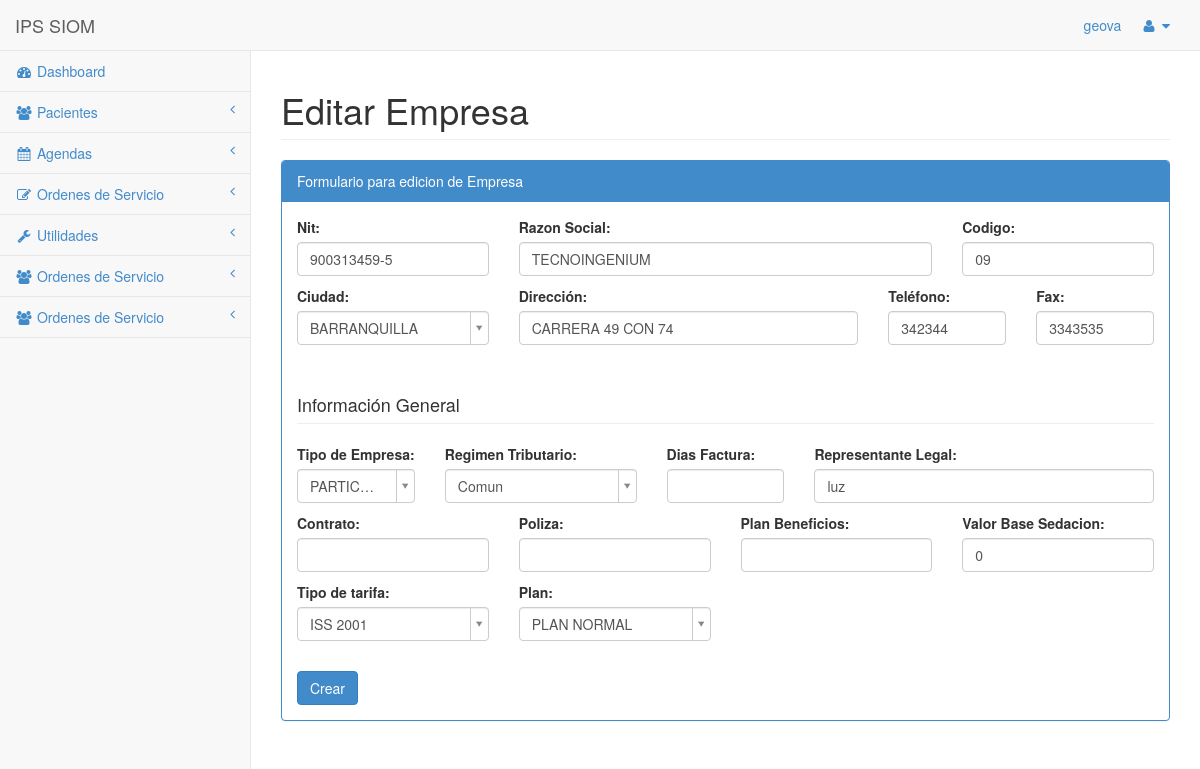
/edit/empresas/1/ (signed in), run on the app's committed database.
### mysite/apps/organizaciones/models.py (models this page shows, shortened)
class empresas(models.Model):
	opciones = (
		('C', 'Comun'),
 		('S', 'Simplificado'),
 		('N', 'No Aplica'),
    )
	opciones2 = (
		('1', 'ISS 2001'),
		('2', 'ISS 2004'),
    )
	nit   = models.CharField(max_length=30)
	razon   = models.CharField(max_length=50)
	codigo   = models.CharField(max_length=10)
	direccion   = models.CharField(max_length=50)
	telefono     = models.CharField(max_length=20)
	fax    = models.CharField(max_length=20, null=True, blank=True)
	ciudad	= models.ForeignKey(departamentos,related_name='ciudad_empresas',verbose_name=u'Ciudad')
	representante   = models.CharField(max_length=50)
	tipo  =  models.ForeignKey(tipo_empresa,related_name='tipo_empresas',verbose_name=u'Tipo Empresa')
	contrato  = models.CharField(max_length=8,null=True, blank=True)
	poliza  = models.CharField(max_length=8,null=True, blank=True)
	dias = models.IntegerField(verbose_name='Días Vence Factura',null=True, blank=True)
	tipo_tarifa = models.CharField(max_length=1, choices=opciones2,default='1', verbose_name=u'Tipo de Tarifa')
	plan_beneficios	= models.CharField(max_length=20, null=True, blank=True)
	drogas = models.BooleanField(default=False)
	suministros = models.BooleanField(default=False)
	eps = models.BooleanField(default=False)
	retiene_copago = models.BooleanField(default=False)
	regimen = models.CharField(max_length=1, choices=opciones,default='C', verbose_name=u'Estado')
	autoretenedor = models.BooleanField(default=False)
	plan =  models.ForeignKey(planes_salud,related_name='empresas_plan',verbose_name=u'Plan')
	valor_sedacion = models.PositiveIntegerField(verbose_name='Costo Base de Sedacion',default=0,null=True, blank=True)

### mysite/apps/organizaciones/views.py (the view, shortened to what this page needs)
# urls.py: url(r'^edit/empresas/(?P<id_prod>.*)/$','edit_empresas_view',name= "vista_editar_empresas"),
@login_required(login_url=URL_LOGIN)
def edit_empresas_view(request,id_prod):
	getempresa = empresas.objects.get(pk=id_prod)
	form = addEmpresaForm(instance=getempresa)
	ctx = {'form':form}
	return render_to_response('citas/editEmpresa.html',ctx,context_instance=RequestContext(request))

### mysite/apps/home/models.py (called while the page is built)
	def __unicode__(self):
		return self.nombre_municipio

### mysite/apps/organizaciones/models.py (called while the page is built)
	def __unicode__(self):
		return self.descripcion

	def __unicode__(self):
		return self.descripcion

### mysite/templates/citas/editEmpresa.html (shortened to what this page needs)
{% extends 'home/base.html' %}
{%block content %}
<div class="row">
	<div class="col-lg-12">
	    <h1 class="page-header">Editar Empresa</h1>
	</div>
</div>
<div class="row">
	<div class="col-lg-12">
		<div class="panel panel-primary">
            <div class="panel-heading">
                Formulario para edicion de Empresa
            </div>
            <div class="panel-body">
                <form action="." method="POST">
                    <div class="row">
                        <div class="col-lg-3"><p><label for="id_nit">Nit:</label> {{form.nit}}</p></div>
                        <div class="col-lg-6"><p><label for="id_razon">Razon Social:</label> {{form.razon}}</p></div>
                        <div class="col-lg-3"><p><label for="id_codigo">Codigo:</label> {{form.codigo}}</p></div>
                    </div>
                    <div class="row">
                        <div class="col-lg-3"><p><label for="id_ciudad">Ciudad:</label> {{form.ciudad}}</p></div>
                        <div class="col-lg-5"><p><label for="id_direccion">Dirección:</label> {{form.direccion}}</p></div>
                        <div class="col-lg-2"><p><label for="id_telefono">Teléfono:</label> {{form.telefono}}</p></div>
                        <div class="col-lg-2"><p><label for="id_fax">Fax:</label> {{form.fax}}</p></div>
                    </div>
                    <h4 class="page-header">Información General</h4>
                    <div class="row">
                        <div class="col-lg-2"><p><label for="id_tipo">Tipo de Empresa:</label> {{form.tipo}}</p></div>
                        <div class="col-lg-3"><p><label for="id_regimen">Regimen Tributario:</label> {{form.regimen}}</p></div>
                        <div class="col-lg-2"><p><label for="id_dias">Dias Factura:</label> {{form.dias}}</p></div>
                        <div class="col-lg-5"><p><label for="id_representante">Representante Legal:</label> {{form.representante}}</p></div>
                    </div>
                    <div class="row">
                        <div class="col-lg-3"><p><label for="id_contrato">Contrato:</label> {{form.contrato}}</p></div>
                        <div class="col-lg-3"><p><label for="id_poliza">Poliza:</label> {{form.poliza}}</p></div>
                        <div class="col-lg-3"><p><label for="id_plan_beneficios">Plan Beneficios:</label> {{form.plan_beneficios}}</p></div>
                        <div class="col-lg-3"><p><label for="id_valor_sedacion">Valor Base Sedacion:</label> {{form.valor_sedacion}}</p></div>
                    </div>
                    <div class="row">
                        <div class="col-lg-3"><p><label for="id_tipo_tarifa">Tipo de tarifa:</label> {{form.tipo_tarifa}}</p></div>
                        <div class="col-lg-3"><p><label for="id_plan">Plan:</label> {{form.plan}}</p></div>
                    </div>
                    <br>
                    <button type="submit" class="btn btn-primary">Crear</button>
                </form>
            </div>
        </div>
	</div>
</div>
{% endblock %}

### mysite/templates/home/base.html (shortened to what this page needs)
<!DOCTYPE html>
<html>
<head>
    <link href="/static/css/bootstrap.min.css" rel="stylesheet">
    <link href="/static/font-awesome/css/font-awesome.css" rel="stylesheet">
    <link href="/static/css/redmond/jquery-ui-1.10.4.custom.css" rel="stylesheet">
    <link href="/static/css/geova.css" rel="stylesheet">
    <link href='/static/css/fullcalendar.css' rel='stylesheet' />
    <link href='/static/css/fullcalendar.print.css' rel='stylesheet' media='print' />
    <link href="/static/css/plugins/dataTables/dataTables.bootstrap.css" rel="stylesheet">
    <link href="/static/css/plugins/dataTables/dataTables.tableTools.css" rel="stylesheet">
    <link href="/static/css/select2.css" rel="stylesheet">
    <link href="/static/css/select2-bootstrap.css" rel="stylesheet">
    <link href="/static/css/sb-admin.css" rel="stylesheet">
</head>
<body>
    <div id="wrapper">
        <nav class="navbar navbar-default navbar-fixed-top" role="navigation" style="margin-bottom: 0">
            <div class="navbar-header">
                <a class="navbar-brand" href="/">IPS SIOM</a>
            </div>
            <ul class="nav navbar-top-links navbar-right">
                <a href="#">{{user}}</a>
                <li class="dropdown">
                    <a class="dropdown-toggle" data-toggle="dropdown" href="#">
                        <i class="fa fa-user fa-fw"></i>  <i class="fa fa-caret-down"></i>
                    </a>
                </li>
            </ul>
            <div class="navbar-default navbar-static-side" role="navigation">
                <div class="sidebar-collapse">
                    <ul class="nav" id="side-menu">
                        {% if perms.home.es_administrador or perms.home.es_coordinador_plataforma or perms.home.es_coordinador_endoscopia or perms.home.es_auxiliar_plataforma or perms.home.es_auxiliar_endoscopia %}
                        <li>
                            <a href="/"><i class="fa fa-dashboard fa-fw"></i> Dashboard</a>
                        </li>
                        <li>
                            <a href="#"><i class="fa fa-users fa-fw"></i> Pacientes<span class="fa arrow"></span></a>
                        </li>
                        {% endif %}
                        {% if perms.home.es_administrador or perms.home.es_coordinador_plataforma or perms.home.es_coordinador_endoscopia or perms.home.es_auxiliar_plataforma or perms.home.es_auxiliar_endoscopia or perms.home.es_doctor %}
                        <li>
                            <a href="#"><i class="fa fa-calendar fa-fw"></i> Agendas<span class="fa arrow"></span></a>
                        </li>
                        {% endif %}
                        {% if perms.home.es_administrador or perms.home.es_coordinador_plataforma or perms.home.es_coordinador_endoscopia or perms.home.es_auxiliar_plataforma or perms.home.es_auxiliar_endoscopia %}
                        <li>
                            <a href="#"><i class="fa fa-edit fa-fw"></i> Ordenes de Servicio<span class="fa arrow"></span></a>
                        </li>
                        {% endif %}
                        {% if user.is_staff or perms.home.es_administrador %}
                        <li>
                            <a href="#"><i class="fa fa-wrench fa-fw"></i> Utilidades<span class="fa arrow"></span></a>
                        </li>
                        {% endif %}
                        {% if perms.home.es_coordinador_general %}
                            <li>
                                <a href="#"><i class="fa fa-users fa-fw"></i> Ordenes de Servicio<span class="fa arrow"></span></a>
                            </li>
                        {% endif %}
                        {% if perms.home.es_auxiliar_contabilidad %}
                            <li>
                                <a href="#"><i class="fa fa-users fa-fw"></i> Ordenes de Servicio<span class="fa arrow"></span></a>
                            </li>
                        {% endif %}
                    </ul>
                </div>
            </div>
        </nav>
        <div id="page-wrapper">
            {% block content %}
            {% endblock %}
        </div>
    </div>
</body>
</html>

### mysite/static/static/css/sb-admin.css (style rules this page uses)
body { background-color: #f8f8f8; padding-top: 100px; }
@media (min-width:768px) { body { padding-top: 50px; } }
#wrapper { width: 100%; }
#page-wrapper { padding: 0 15px; min-height: 568px; background-color: #fff; }
@media (min-width:768px) { #page-wrapper { position: inherit; margin: 0 0 0 250px; padding: 0 30px; min-height: 1300px; border-left: 1px solid #e7e7e7; } }
.navbar-static-side ul li { border-bottom: 1px solid #e7e7e7; }
.navbar-top-links li { display: inline-block; }
.navbar-top-links li:last-child { margin-right: 15px; }
.navbar-top-links li a { padding: 15px; min-height: 50px; }
.arrow { float: right; }
.fa.arrow:before { content: "\f104"; }
@media (min-width:768px) { .navbar-static-side { z-index: 1; position: absolute; width: 250px; margin-top: 51px; } }

### data on the page
empresas: nit "900313459-5", razon "TECNOINGENIUM", codigo "09", direccion "CARRERA 49 CON 74", telefono "342344", fax "3343535", representante "luz", valor_sedacion "0"

### other printed values
{{ user }} "geova"
